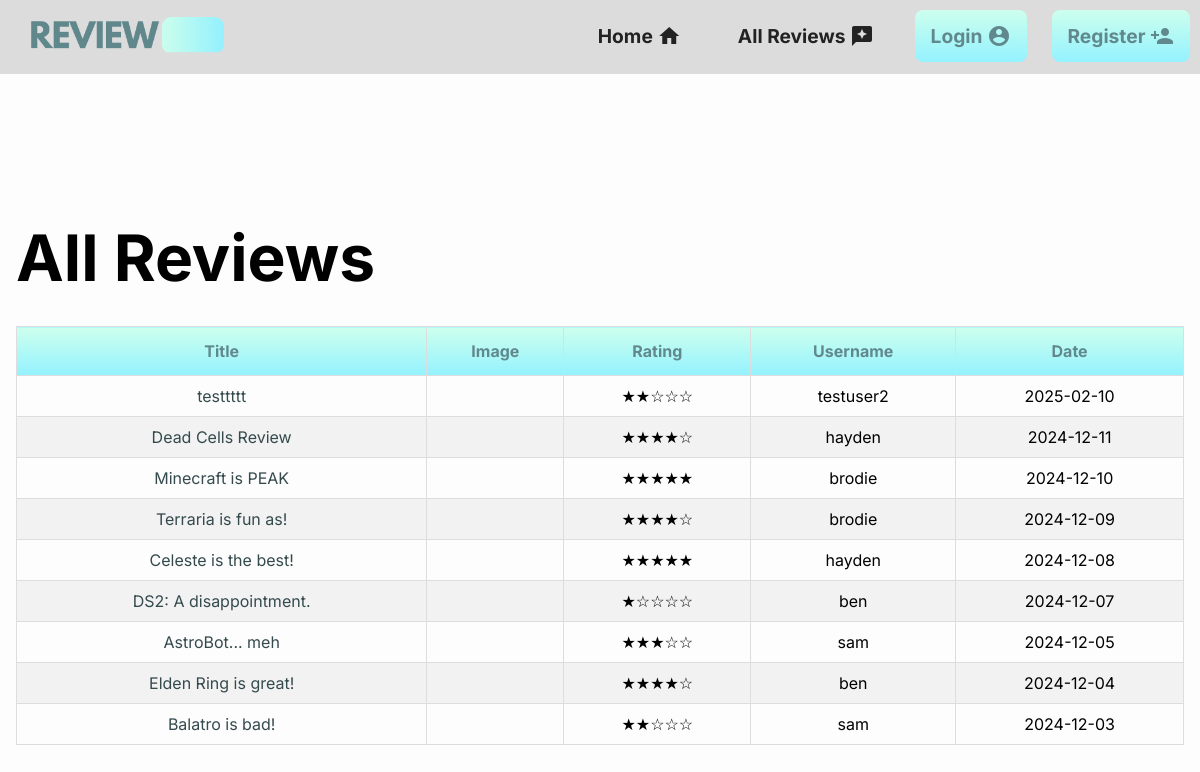
Screenshot of /allreviews with the database file from the repository.
### tables this page shows
CREATE TABLE "Reviews"(id INTEGER PRIMARY KEY AUTOINCREMENT,
                     title TEXT NOT NULL,
                     reviewDate TEXT NOT NULL,
                     reviewerName TEXT NOT NULL,
                     rating INTEGER NOT NULL,
                     reviewText TEXT NOT NULL UNIQUE, 
                     reviewImage BLOB );

CREATE TABLE Users(id INTEGER PRIMARY KEY AUTOINCREMENT,
                   username TEXT NOT NULL UNIQUE,
                   password TEXT NOT NULL);

### main.py (the view)
@app.route("/allreviews")
def Reviews():
    reviewData = getAllReviews() # Get each review
    return render_template("allreviews.html", reviews=reviewData) # Renders the page and sets the review data to a useable variable

### db.py (called while the page is built)
def getDB():
    db = sqlite3.connect(".database/reviewos.db")
    db.row_factory = sqlite3.Row
    return db

def getAllReviews():
    db = getDB()
    reviews = db.execute("""SELECT * FROM Reviews JOIN Users ON Reviews.reviewerName = Users.username ORDER BY reviewDate DESC""").fetchall()
    db.close()
    return reviews

### main.py (called while the page is built)
def convertBLOB(reviewImage):
    byteArray = bytearray(reviewImage)  # Converts BLOB to Bytearray
    encodedData = base64.b64encode(bytes(byteArray)).decode('utf-8')  # Encodes Bytearray to base64
    return encodedData # Sends the real image back to what called it

### templates/allreviews.html (shortened to what this page needs)
{% extends "base.html" %}
{% block content %}
<h1>All Reviews</h1>
<div style="overflow-x:auto;">
    <table class="reviews_table">
        <thead>
            <th>Title</th>
            <th>Image</th>
            <th>Rating</th>
            <th>Username</th>
            <th>Date</th>
        </thead>
        <tbody>
            {% for review in reviews %}
            <tr>
                <td><a href="/{{ review['id'] }}">{{ review['title'] }}</a></td>
                <td>
                </td>
                <td>{{ '★'*review['rating'] + '☆'*(5-review['rating']) }}</td>
                <td>{{ review['username'] }}</td>
                <td>{{ review['reviewDate'] }}</td>
            </tr>
            {% endfor %}
        </tbody>
    </table>
</div>
{% endblock %}

### templates/base.html (shortened to what this page needs)
<!DOCTYPE html>
<html lang="en">
<head>
    <link rel="stylesheet" href="{{ url_for('static', filename='css/style.css') }}" />
</head>
<body>
    <nav>
        <div>
            <img class="title" src="{{ url_for('static', filename='images/ReviewOS logo.gif') }}" alt="ReviewOS logo">
            <div class="nav_button">
                <a href="/">Home <span class="inline-icon material-icons">home</span></a>
                {% if not session['username'] %}
                    <a href="/allreviews">All Reviews <span class="inline-icon material-icons">reviews</span></a>
                    <a class="bg" href="/login">Login <span class="inline-icon material-icons">account_circle</span></a>
                    <a class="bg" href="/register">Register <span class="inline-icon material-icons">person_add</span></a>
                {% endif %}
            </div>
        </div>
    </nav>
    <main>
        {% block content %}
        {% endblock %}
    </main>
</body>
</html>

### static/css/style.css (style rules this page uses)
.inline-icon { vertical-align: text-bottom; }
* { padding: 0; margin: 0; box-sizing: border-box; font-family: "Inter", sans-serif; }
body { background: #fdfdfd; font-size: 1rem; }
main { max-width: 100%; margin: auto; padding: 1rem; line-height: 1.5; }
h1 { font-size: 4rem; padding-top: 120px; padding-bottom: 20px; }
.title { float: left; padding: 20px; width: 250px; height: 250px; margin: -88px 0; }
.nav_button { float: right; }
nav { overflow: hidden; background-color: gainsboro; text-align: center; position: sticky; top: 0; z-index: 1030; width: 100%; }
nav a { display: inline-block; color: rgb(34, 34, 34); border-radius: 8px; padding: 14px 16px; text-decoration: none; font-size: 1.2em; font-weight: bold; margin: 10px; }
nav a.bg { background-image: linear-gradient(rgb(205, 255, 237), rgb(148, 242, 255)); color: rgb(97, 137, 141); }
a { color: rgb(52, 74, 77); text-decoration: none; }
.reviews_table { font-family: "Inter", sans-serif; border-collapse: collapse; width: 100%; }
.reviews_table td, .reviews_table th { border: 1px solid #ddd; padding: 8px; text-align: center; }
.reviews_table tr:nth-child(even) { background-color: #f2f2f2; }
.reviews_table th { padding-top: 12px; padding-bottom: 12px; background-image: linear-gradient(rgb(205, 255, 237), rgb(148, 242, 255)); color: rgb(97, 137, 141); }

### rows the page displays
Reviews: title "testtttt", rating "★★☆☆☆", username "testuser2", reviewDate "2025-02-10"
Reviews: title "Dead Cells Review", rating "★★★★☆", username "hayden", reviewDate "2024-12-11"
Reviews: title "Minecraft is PEAK", rating "★★★★★", username "brodie", reviewDate "2024-12-10"
Reviews: title "Terraria is fun as!", rating "★★★★☆", username "brodie", reviewDate "2024-12-09"
Reviews: title "Celeste is the best!", rating "★★★★★", username "hayden", reviewDate "2024-12-08"
Reviews: title "DS2: A disappointment.", rating "★☆☆☆☆", username "ben", reviewDate "2024-12-07"
Reviews: title "AstroBot... meh", rating "★★★☆☆", username "sam", reviewDate "2024-12-05"
Reviews: title "Elden Ring is great!", rating "★★★★☆", username "ben", reviewDate "2024-12-04"
Reviews: title "Balatro is bad!", rating "★★☆☆☆", username "sam", reviewDate "2024-12-03"
